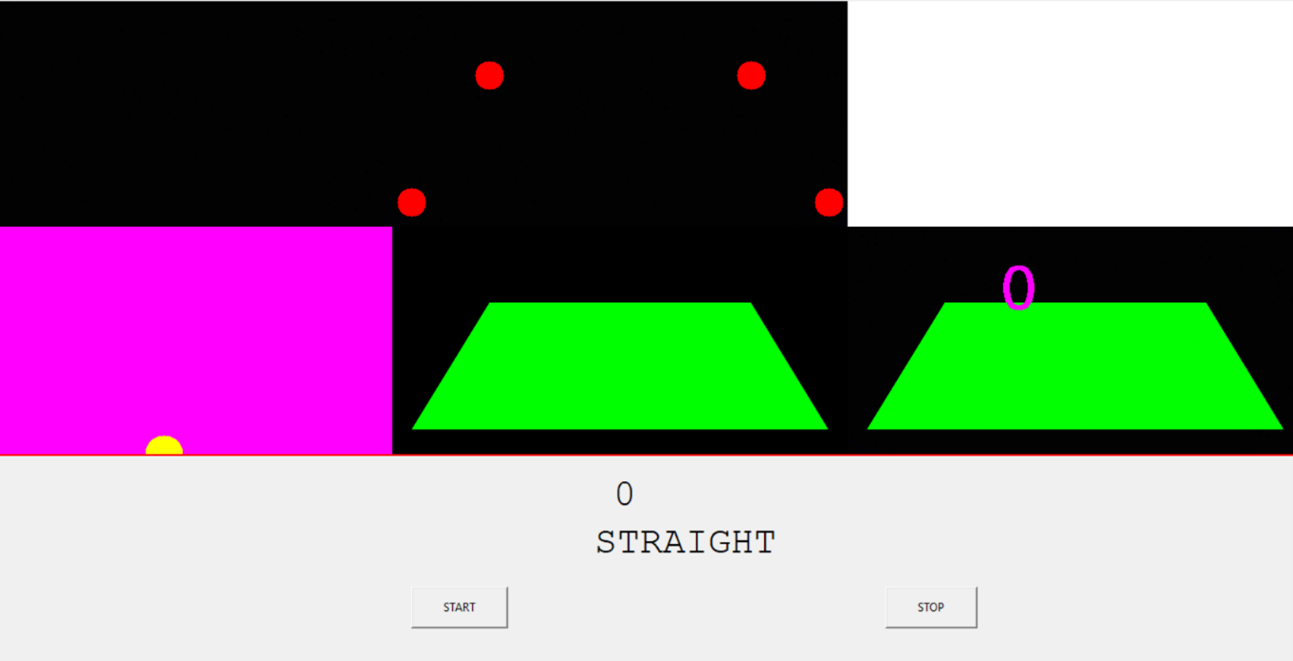
#> input picture gui dk.png, 1293 x 661 px, given in place of video, which was not available
$ python detection.py
#> lines starting #> are read from the running program, lines starting #| are printed output that depends on the picture; pictures that were not available may be replaced by others from this repository, and a replacement may not be noted
### utlis.py
import cv2
import numpy as np

#tach duoc duong mau trang
def empty():
    pass
def colorTrackbar(width=640,height=240):
    cv2.namedWindow("HSV")
    cv2.resizeWindow("HSV", width, height)
    cv2.createTrackbar("HUE Min", "HSV", 0, 179, empty)
    cv2.createTrackbar("HUE Max", "HSV", 179, 179, empty)
    cv2.createTrackbar("SAT Min", "HSV", 0, 255, empty)
    cv2.createTrackbar("SAT Max", "HSV", 255, 255, empty)
    cv2.createTrackbar("VALUE Min", "HSV", 0, 255, empty)
    cv2.createTrackbar("VALUE Max", "HSV", 255, 255, empty)

def thresholding(img):
    img_hsv = cv2.cvtColor(img,cv2.COLOR_BGR2HSV)
    h_min = cv2.getTrackbarPos("HUE Min", "HSV")
    h_max = cv2.getTrackbarPos("HUE Max", "HSV")
    s_min = cv2.getTrackbarPos("SAT Min", "HSV")
    s_max = cv2.getTrackbarPos("SAT Max", "HSV")
    v_min = cv2.getTrackbarPos("VALUE Min", "HSV")
    v_max = cv2.getTrackbarPos("VALUE Max", "HSV")
    lower = np.array([h_min, s_min, v_min])
    upper = np.array([h_max, s_max, v_max])
    maskWhite = cv2.inRange(img_hsv, lower, upper)
    return maskWhite


def warpImg(img, points, w, h, inv=False):
    pts1 = np.float32(points)
    pts2 = np.float32([[0, 0], [w, 0], [0, h], [w, h]])
    if inv:
        matrix = cv2.getPerspectiveTransform(pts2, pts1)
    else:
        matrix = cv2.getPerspectiveTransform(pts1, pts2)
    imgWarp = cv2.warpPerspective(img, matrix, (w, h))
    return imgWarp#anh kich co w,h


def nothing(a):
    pass


def initializeTrackbars(intialTracbarVals, wT=480, hT=240):
    cv2.namedWindow("Trackbars")
    cv2.resizeWindow("Trackbars", 360, 240)
    cv2.createTrackbar("Width Top", "Trackbars", intialTracbarVals[0], wT // 2, nothing)
    cv2.createTrackbar("Height Top", "Trackbars", intialTracbarVals[1], hT, nothing)
    cv2.createTrackbar("Width Bottom", "Trackbars", intialTracbarVals[2], wT // 2, nothing)
    cv2.createTrackbar("Height Bottom", "Trackbars", intialTracbarVals[3], hT, nothing)


def valTrackbars(wT=480, hT=240):
    widthTop = cv2.getTrackbarPos("Width Top", "Trackbars")
    heightTop = cv2.getTrackbarPos("Height Top", "Trackbars")
    widthBottom = cv2.getTrackbarPos("Width Bottom", "Trackbars")
    heightBottom = cv2.getTrackbarPos("Height Bottom", "Trackbars")
    points = np.float32([(widthTop, heightTop), (wT - widthTop, heightTop),
                         (widthBottom, heightBottom), (wT - widthBottom, heightBottom)])
    return points


def drawPoints(img, points):
    for x in range(4):
        cv2.circle(img, (int(points[x][0]), int(points[x][1])), 15, (0, 0, 255), cv2.FILLED)
    return img


def getHistogram(img, minPer=0.1, display=False, region=1):
    if region == 1:
        histValues = np.sum(img, axis=0)#cong tong cac cot, mang gom width phan tu
    else:
        histValues = np.sum(img[img.shape[0] // region:, :], axis=0) #chia chieu height

    # print(histValues)
    maxValue = np.max(histValues) #gia tri max
    minValue = minPer * maxValue  #gia tri min = 0.5*max loc nhieu
                                  #0.9 gia tri min value cao-> chi con` 1 ben trai phai
    indexArray = np.where(histValues >= minValue) #chi so cac hang cua histvalue co gia tri lon hon min
    basePoint = int(np.average(indexArray))#cong tong indexarray/so phan tu = gia tri trung binh
    # print(basePoint)

    if display:
        imgHist = np.zeros((img.shape[0], img.shape[1], 3), np.uint8)
        for x, intensity in enumerate(histValues):
            cv2.line(imgHist, (x, img.shape[0]), (x, img.shape[0] - intensity // 255 // region), (255, 0, 255), 1) #intensity//255 so pixel
            cv2.circle(imgHist, (basePoint, img.shape[0]), 20, (0, 255, 255), cv2.FILLED)#1 diem trung binh goc duoi
        return basePoint, imgHist

    return basePoint

### detection.py
import cv2
import numpy as np
import utlis
import serial

curveList = []
avgVal = 10
arduino = serial.Serial('COM5', 9600)

def getLaneCurve(img, display=2):
    imgCopy = img.copy()
    imgResult = img.copy()

    #### STEP 1

    imgThres = utlis.thresholding(img) #thu duoc anh den trang

    #### STEP 2
    hT, wT, c = img.shape #240x480x3
    points = utlis.valTrackbars() #lay toa do 4 diem
    imgWarp = utlis.warpImg(imgThres, points, wT, hT) #xoay anh
    imgWarpPoints = utlis.drawPoints(imgCopy, points) #ve 4 diem vao` anh imgCopy

    #### STEP 3
    middlePoint, imgHist = utlis.getHistogram(imgWarp, display=True, minPer=0.5, region=4) #do độ sáng gần góc dưới điểm cân bằng của biểu đồ sáng ở giữa, chia 4 phan lay' 3 phan duoi'
    curveAveragePoint, imgHist = utlis.getHistogram(imgWarp, display=True, minPer=0.9)#tra ve 1 diem thể hiện số lượng pixel nhiều ở bên trái hay phải
    curveRaw = curveAveragePoint - middlePoint #tru gia tri - la left, + la right

    #### SETP 4
    curveList.append(curveRaw) #gia tri tru them vao list
    if len(curveList) > avgVal: #10 gia tri xoa gia tri dau(lon hon 10 khung hinh)
        curveList.pop(0)
    curve = int(sum(curveList) / len(curveList))#gia tri trung binh cua list

    #### STEP 5
    if display != 0:
        imgInvWarp = utlis.warpImg(imgWarp, points, wT, hT, inv=True)
        imgInvWarp = cv2.cvtColor(imgInvWarp, cv2.COLOR_GRAY2BGR)
        imgInvWarp[0:hT // 3, 0:wT] = 0, 0, 0
        imgLaneColor = np.zeros_like(img)
        imgLaneColor[:] = 0, 255, 0
        imgLaneColor = cv2.bitwise_and(imgInvWarp, imgLaneColor)
        imgResult = cv2.addWeighted(imgResult, 1, imgLaneColor, 1, 0)
        cv2.putText(imgResult, str(curve), (wT // 2 - 80, 85), cv2.FONT_HERSHEY_COMPLEX, 2, (255, 0, 255), 3)
    if display == 2:
        imgStacked = [img,imgWarpPoints,imgWarp,imgHist,imgLaneColor,imgResult]
        imgStackedName = ['img','imgWarpPoints','imgWarp','imgHist','imgLaneColor','imgResult']
        for i in range(len(imgStacked)):
            cv2.imshow(imgStackedName[i],imgStacked[i])
    elif display == 1:
        cv2.imshow('Resutlt', imgResult)

    #NORMALIZATION
    curve = curve / 100
    if curve > 1: curve == 1
    if curve < -1: curve == -1

    return curve

if __name__ == '__main__':
    cap = cv2.VideoCapture("https://192.168.43.1:8080/video")
    intialTrackBarVals = [102, 80, 20, 214]
    utlis.initializeTrackbars(intialTrackBarVals)
    utlis.colorTrackbar(640,240)
    while True:
        success, img = cap.read()
#> img is the input picture: shape (661, 1293, 3); mean B, G, R 131.8, 130.8, 133.4
        img = cv2.resize(img, (480, 240)) #h = 240,w = 480
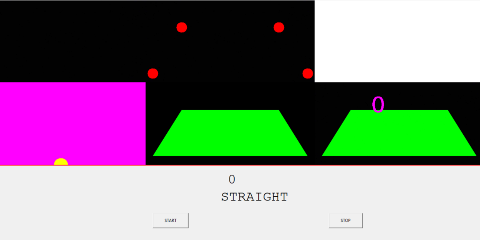
#> img: shape (240, 480, 3); mean B, G, R 131.7, 130.7, 133.3
        curve = getLaneCurve(img, display=2)
#> in thresholding, `img_hsv = cv2.cvtColor(img,cv2.COLOR_BGR2HSV)`: img_hsv: shape (240, 480, 3); mean H, S, V 23.1, 57, 158.9
#> in thresholding, `maskWhite = cv2.inRange(img_hsv, lower, upper)`: maskWhite: shape (240, 480); every value is 255
#> after the loop in drawPoints, `for x in range(4):`:
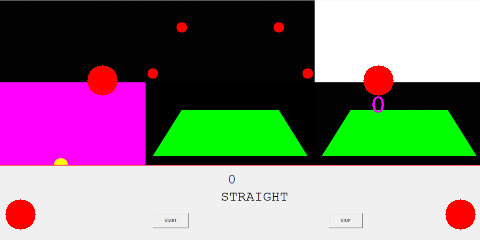
#> img: shape (240, 480, 3); mean B, G, R 127.2, 126.8, 135
#> in getHistogram, `histValues = np.sum(img[img.shape[0] // region:, :], axis=0)`: histValues = 480 values from 45900 to 45900
#> in getHistogram, `maxValue = np.max(histValues)`: maxValue = 45900
#> in getHistogram, `minValue = minPer * maxValue`: minValue = 22950
#> in getHistogram, `basePoint = int(np.average(indexArray))#cong tong indexarray/so phan t..`: basePoint = 239
#> after the loop in getHistogram, `for x, intensity in enumerate(histValues):`:
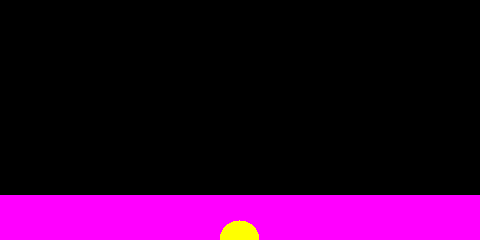
#> imgHist: shape (240, 480, 3); mean of channels 0, 1, 2 46.5, 1.3, 47.8; drawn as B, G, R
#> call 2 of getHistogram, with minPer = 0.9, display = True, region = 1
#> in getHistogram (call 2), `histValues = np.sum(img, axis=0)#cong tong cac cot, mang gom width pha..`: histValues = 480 values from 61200 to 61200
#> in getHistogram (call 2), `maxValue = np.max(histValues)`: maxValue = 61200
#> in getHistogram (call 2), `minValue = minPer * maxValue`: minValue = 55080
#> after the loop in getHistogram (call 2), `for x, intensity in enumerate(histValues):`:
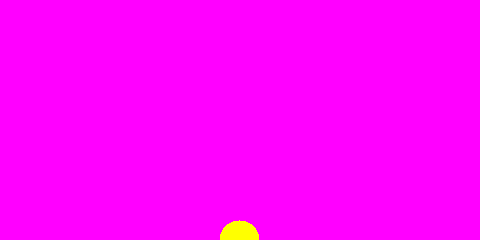
#> imgHist: shape (240, 480, 3); mean of channels 0, 1, 2 253.7, 1.3, 255; drawn as B, G, R
#> in getLaneCurve, `curveAveragePoint, imgHist = utlis.getHistogram(imgWarp, display=True,..`: curveAveragePoint = 239
#> in getLaneCurve, `curveRaw = curveAveragePoint - middlePoint`: curveRaw = 0
#> call 2 of warpImg, with points = array of shape (4, 2), w = 480, h = 240, inv = True
#> in warpImg (call 2), `matrix = cv2.getPerspectiveTransform(pts2, pts1)`: matrix = [[0.575, -0.373, 102], [0, 0.226, 80], [0, -0.00155, 1]]
#> in warpImg (call 2), `imgWarp = cv2.warpPerspective(img, matrix, (w, h))`:
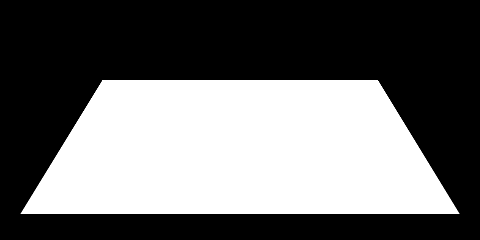
#> imgWarp: shape (240, 480); min 0, max 255, mean 106
#> in getLaneCurve, `imgLaneColor = cv2.bitwise_and(imgInvWarp, imgLaneColor)`:
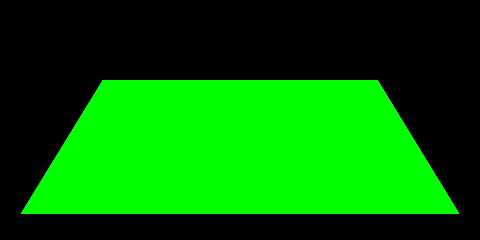
#> imgLaneColor: shape (240, 480, 3); mean B, G, R 0, 106, 0
#> in getLaneCurve, `cv2.putText(imgResult, str(curve), (wT // 2 - 80, 85), cv2.FONT_HERSHE..`:
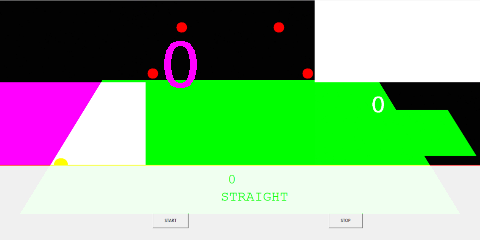
#> imgResult: shape (240, 480, 3); mean B, G, R 133.2, 174.5, 134.8
#> the loop in getLaneCurve, `for i in range(len(imgStacked)):` made 6 passes
#> curve = 0
        print(curve)
#| 0.0
        # cv2.imshow('Vid',img)
        if curve <= -0.2:
            arduino.write(b'0')
            print("LEFT")
        elif curve > -0.2 and curve < 0.2:
            arduino.write(b'1')
            print("STRAIGHT")
        elif curve >= 0.2:
            arduino.write(b'2')
            print("RIGHT")
        if cv2.waitKey(1) == ord("q"):
#> (key q is pressed here)
            break

$ run again, on resulft control.png
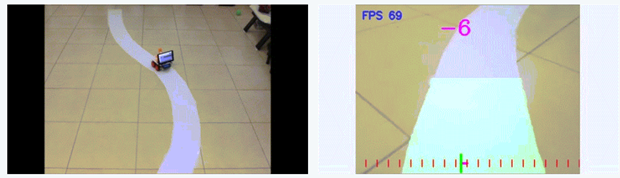
#> input picture resulft control.png, 620 x 178 px, given in place of video, which was not available
#> img is the input picture: shape (178, 620, 3); mean B, G, R 156.8, 170.6, 169.7
#> img_hsv: shape (240, 480, 3); mean H, S, V 51.3, 45.8, 180.1
#> maskWhite: shape (240, 480); every value is 255
#> after the loop in drawPoints, `for x in range(4):`:
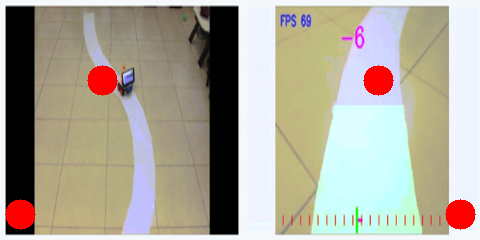
#> img: shape (240, 480, 3); mean B, G, R 152.6, 166.7, 172
#> in getHistogram, `histValues = np.sum(img[img.shape[0] // region:, :], axis=0)`: histValues = 480 values from 45900 to 45900
#> maxValue = 45900
#> minValue = 22950
#> basePoint = 239
#> curveRaw = 0
#> in getLaneCurve, `cv2.putText(imgResult, str(curve), (wT // 2 - 80, 85), cv2.FONT_HERSHE..`:
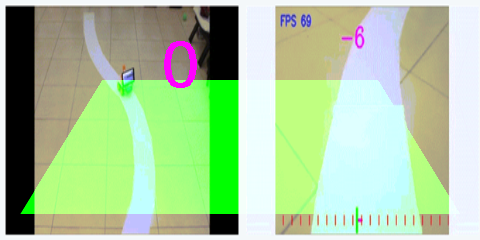
#> imgResult: shape (240, 480, 3); mean B, G, R 157.6, 200.8, 170.3
#> the loop in getLaneCurve, `for i in range(len(imgStacked)):` made 6 passes
#| 0.0
